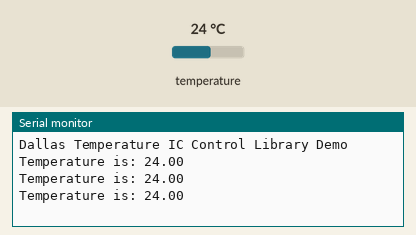
This sketch was run on a simulated Arduino Uno, built with avr-gcc and run on an emulated ATmega328P. Parts: the last lines printed to the serial monitor. The inputs (shaded band) are chosen by the test bench; at power-on: temperature 24 °C.

Above: at 2.3 s.
2.4 s: temperature set to 12 °C
At 3.7 s:
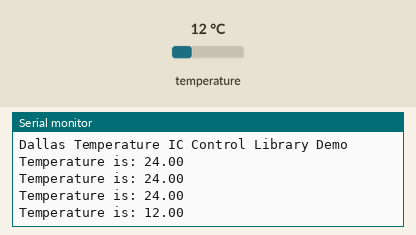
3.9 s: temperature set to 19 °C
At 3.9 s:
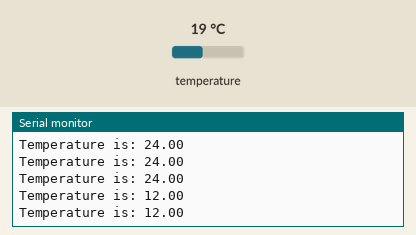
Timing chart, 0 to 6.9 s (numbered marks = the images above; inputs shaded):
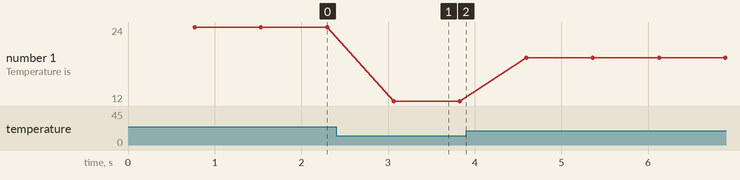

The sketch:

DallasTempTest_1.ino
```cpp
/********************************************************************/
// First we include the libraries
#include <OneWire.h>
#include <DallasTemperature.h>

/********************************************************************/
// Data wire is plugged into pin 2 on the Arduino
#define ONE_WIRE_BUS 15
/********************************************************************/
// Setup a oneWire instance to communicate with any OneWire devices
// (not just Maxim/Dallas temperature ICs)
OneWire oneWire(ONE_WIRE_BUS);
/********************************************************************/
// Pass our oneWire reference to Dallas Temperature.
DallasTemperature sensors(&oneWire);
/********************************************************************/
void setup(void)
{
 // start serial port
 Serial.begin(115200);
 Serial.println("Dallas Temperature IC Control Library Demo");
 // Start up the library
 sensors.begin();
}
void loop(void)
{
 // call sensors.requestTemperatures() to issue a global temperature
 // request to all devices on the bus
/********************************************************************/
 //Serial.print(" Requesting temperatures...");
 sensors.requestTemperatures(); // Send the command to get temperature readings
 //Serial.println("DONE");
/********************************************************************/
 Serial.print("Temperature is: ");
 Serial.print(sensors.getTempCByIndex(0)); // Why "byIndex"?
   // You can have more than one DS18B20 on the same bus.
   // 0 refers to the first IC on the wire
 Serial.print("\n");
   delay(1);
}
```

Measured:
- after the input at 2.4 s, the serial monitor: prints a new line after 0.66 s (image 1)
- plotted number 1: 24 → 12 after the input at 2.4 s, 12 → 19 after the input at 3.9 s
